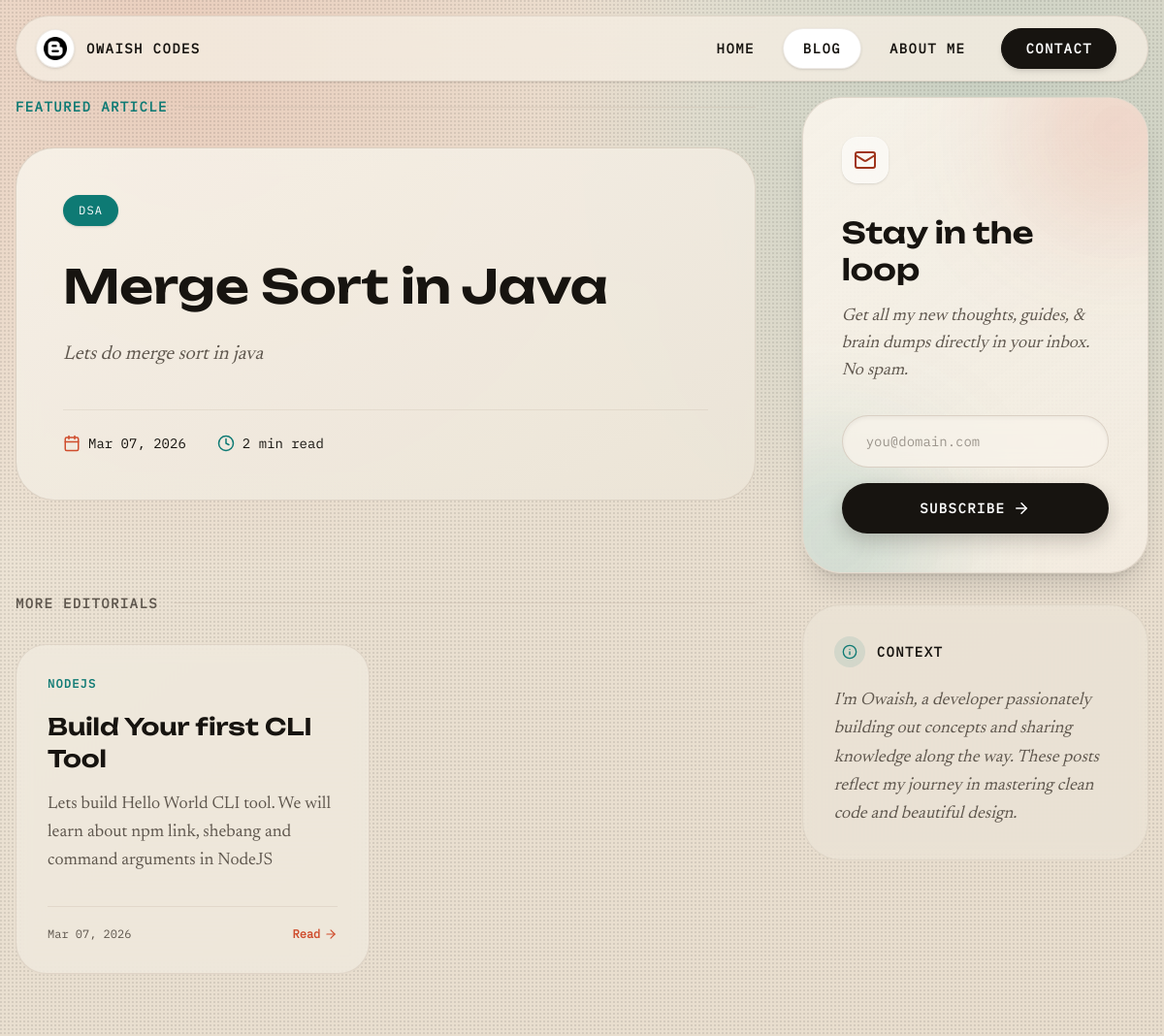
The page /blog/ on the database as committed earlier.
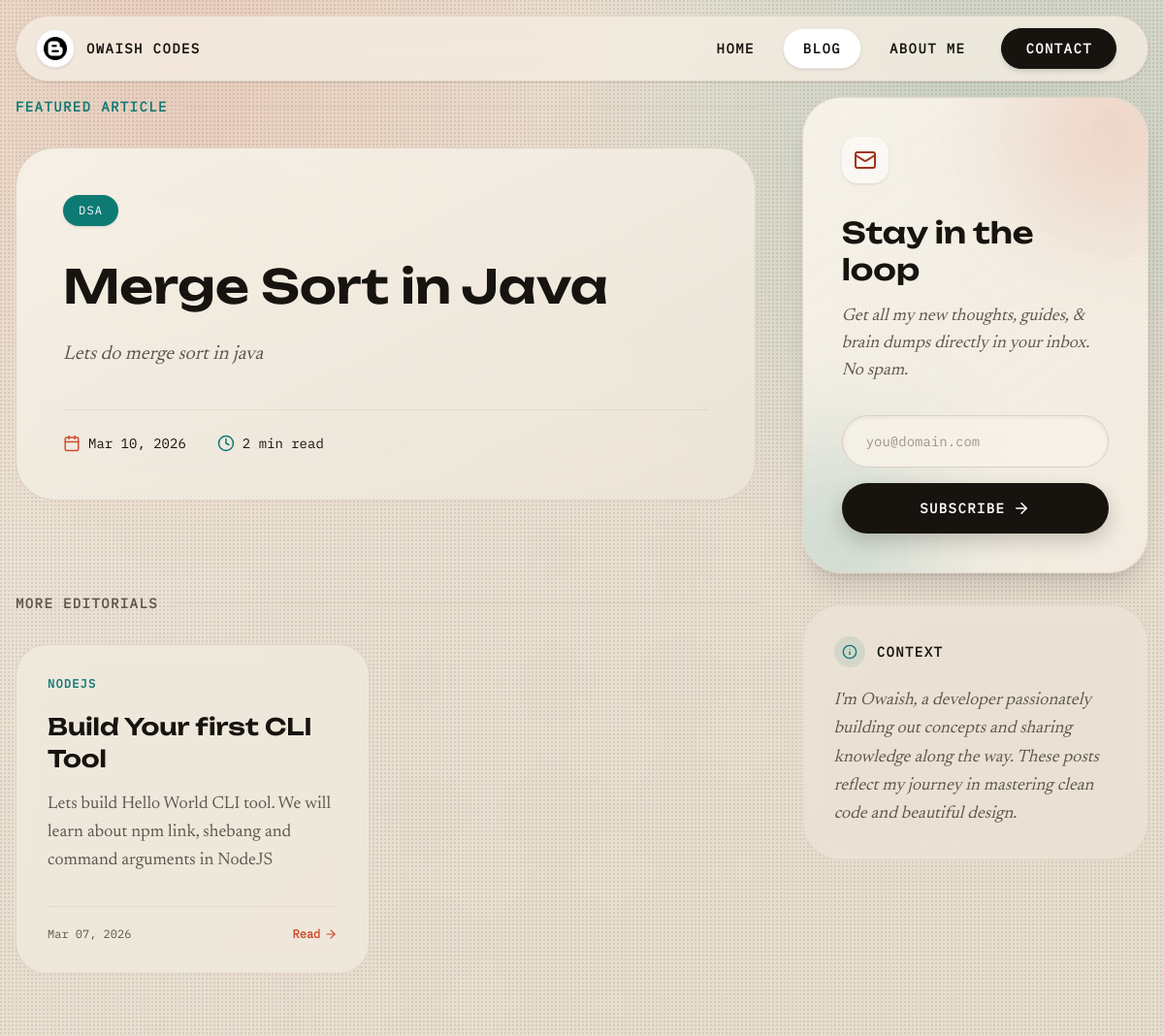
The same page on the database as committed later.
### posts/models.py (models this page shows, shortened)
class Post(models.Model):
    class Status(models.TextChoices):
        DRAFT = 'DF', 'Draft'
        PUBLISHED = 'PU', 'Published'
    title = models.CharField(max_length=250)
    slug = models.SlugField(unique=True, max_length=250)
    description = models.CharField(max_length=250)
    body = models.TextField()
    category = models.CharField(max_length=10)
    author = models.ForeignKey(settings.AUTH_USER_MODEL, on_delete=models.CASCADE, related_name = 'blog_posts')
    published_at = models.DateTimeField(default=timezone.now, )
    created_at = models.DateTimeField(auto_now_add=True)
    updated_at = models.DateTimeField(auto_now=True)
    status = models.CharField(max_length=2, choices = Status, default = Status.DRAFT)
    class Meta:
        ordering = ["-published_at"]
        indexes = [models.Index(fields=["-published_at"]), ]
    def read_time(self):
        words = len(self.body.split())
        minutes = ceil(words / 100) #100 words per minute
        return max(1, minutes)

### posts/views.py (the view)
# urls.py: path('', views.get_all_posts, name="get_all_posts"),
def get_all_posts(request):
    published = Post.objects.filter(
        status=Post.Status.PUBLISHED, published_at__lte=timezone.now()
    )
    total_count = published.count()
    featured_blog = published.first()  # latest published post
    posts = published.exclude(pk=featured_blog.pk) if featured_blog else published
    paginator = Paginator(posts, 9)
    page_number = request.GET.get("page", 1)
    page_obj = paginator.get_page(page_number)
    return render(
        request,
        "posts/blog.html",
        {
            "posts": page_obj,
            "featured_blog": featured_blog,
            "total_count": total_count,
        },
    )

### posts/templates/posts/blog.html (shortened to what the changed rows need)
{% extends "base.html" %}
{% load static %}
{% block content %}
<div class="grid grid-cols-1 lg:grid-cols-12 gap-8 lg:gap-12 mb-16 relative">
  <div class="lg:col-span-8 flex flex-col gap-16 lg:gap-24">
    {% if featured_blog and posts.number == 1 %}
    <section>
      <div class="flex items-center gap-4 mb-8">
        <h2 class="font-ibmMono text-sm tracking-widest uppercase text-accent-alt font-semibold">Featured Article</h2>
        <div class="h-px flex-1 bg-line/40"></div>
      </div>
      <a href="{% url 'post_detail' featured_blog.slug %}" class="block group">
        <article
          class="relative p-6 sm:p-8 md:p-12 rounded-[2.5rem] overflow-hidden border border-line/50 transition-[transform,box-shadow] duration-500 hover:shadow-2xl hover:-translate-y-2 bg-linear-to-br from-panel/90 to-bg/90 backdrop-blur-md featured-post-custom xl:min-h-100 flex flex-col justify-center">
          <div class="flex flex-col h-full z-10 relative">
            {% if featured_blog.category %}
            <span
              class="font-ibmMono text-xs tracking-widest uppercase text-white bg-accent-alt px-4 py-2 rounded-full self-start mb-6 lg:mb-8 shadow-sm">
              {{ featured_blog.category }}</span>
            {% endif %}
            <h3 class="font-unbounded text-3xl md:text-5xl lg:text-5xl xl:text-6xl font-semibold mb-6 leading-tight">
              {{ featured_blog.title }}
            </h3>
            {% if featured_blog.description %}
            <p class="text-xl text-muted leading-relaxed mb-10 max-w-3xl font-base italic">{{ featured_blog.description }}</p>
            {% endif %}
            <div
              class="mt-auto flex flex-wrap items-center gap-4 md:gap-8 pt-6 border-t border-line/30 font-ibmMono text-sm">
              <div class="flex items-center gap-2 text-ink">
                <span>{{ featured_blog.published_at|date:"M d, Y" }}</span>
              </div>
              <div class="flex items-center gap-2 text-ink">
                <svg width="18" height="18" viewBox="0 0 24 24" fill="none" stroke="currentColor" stroke-width="2"
                  stroke-linecap="round" stroke-linejoin="round" class="text-accent-alt">
                  <circle cx="12" cy="12" r="10" />
                  <polyline points="12 6 12 12 16 14" />
                </svg>
                <span>{{ featured_blog.read_time }} min read</span>
              </div>
            </div>
          </div>
        </article>
      </a>
    </section>
    {% endif %}
    <section>
      <div class="flex items-center gap-4 mb-8">
        <h2 class="font-ibmMono text-sm tracking-widest uppercase text-muted font-semibold">
          {% if featured_blog and posts.number == 1 %}More Editorials{% else %}Latest Posts{% endif %}
        </h2>
      </div>
    </section>
  </div>
  <div class="lg:col-span-4 flex flex-col gap-8 relative z-20">
    <div class="sticky top-6 flex flex-col gap-8">
      <section id="subscribe"
        class="subscribe-card relative rounded-[2.5rem] p-8 lg:p-10 overflow-hidden border border-line/40 shadow-xl group">
        <div class="relative z-10">
          <h2 class="text-3xl lg:text-3xl font-unbounded font-semibold mb-4 text-ink leading-tight">
            Stay in the loop
          </h2>
        </div>
      </section>
    </div>
  </div>
</div>
{% endblock %}

Rows that differ between the two databases and show on the page:
changed Post "Merge Sort in Java": published_at "Mar 07, 2026" → "Mar 10, 2026"
